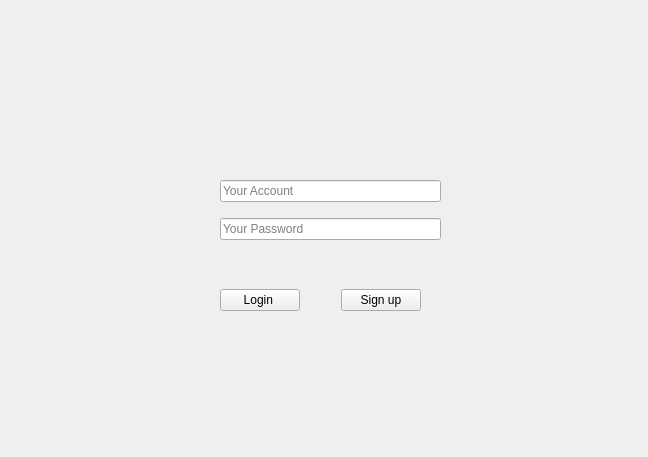
<?xml version="1.0" encoding="UTF-8"?>
<ui version="4.0">
 <class>StartMenu</class>
 <widget class="QWidget" name="StartMenu">
  <property name="geometry">
   <rect>
    <x>0</x>
    <y>0</y>
    <width>648</width>
    <height>457</height>
   </rect>
  </property>
  <property name="sizePolicy">
   <sizepolicy hsizetype="Fixed" vsizetype="Fixed">
    <horstretch>0</horstretch>
    <verstretch>0</verstretch>
   </sizepolicy>
  </property>
  <property name="baseSize">
   <size>
    <width>648</width>
    <height>457</height>
   </size>
  </property>
  <property name="windowTitle">
   <string>Form</string>
  </property>
  <widget class="QWidget" name="startMenu" native="true">
   <property name="geometry">
    <rect>
     <x>170</x>
     <y>160</y>
     <width>471</width>
     <height>171</height>
    </rect>
   </property>
   <widget class="QWidget" name="gridLayoutWidget">
    <property name="geometry">
     <rect>
      <x>10</x>
      <y>10</y>
      <width>271</width>
      <height>81</height>
     </rect>
    </property>
    <layout class="QGridLayout" name="gridLayout">
     <item row="0" column="0">
      <spacer name="horizontalSpacer">
       <property name="orientation">
        <enum>Qt::Horizontal</enum>
       </property>
       <property name="sizeType">
        <enum>QSizePolicy::Fixed</enum>
       </property>
       <property name="sizeHint" stdset="0">
        <size>
         <width>40</width>
         <height>20</height>
        </size>
       </property>
      </spacer>
     </item>
     <item row="0" column="3">
      <spacer name="horizontalSpacer_2">
       <property name="orientation">
        <enum>Qt::Horizontal</enum>
       </property>
       <property name="sizeType">
        <enum>QSizePolicy::Fixed</enum>
       </property>
       <property name="sizeHint" stdset="0">
        <size>
         <width>10</width>
         <height>10</height>
        </size>
       </property>
      </spacer>
     </item>
     <item row="0" column="1" colspan="2">
      <widget class="QLineEdit" name="loginName">
       <property name="locale">
        <locale language="English" country="UnitedStates"/>
       </property>
       <property name="text">
        <string notr="true"/>
       </property>
       <property name="placeholderText">
        <string>Your Account</string>
       </property>
      </widget>
     </item>
     <item row="1" column="1" colspan="2">
      <widget class="QLineEdit" name="loginPassword">
       <property name="inputMask">
        <string comment="*"/>
       </property>
       <property name="text">
        <string/>
       </property>
       <property name="placeholderText">
        <string>Your Password</string>
       </property>
      </widget>
     </item>
    </layout>
   </widget>
   <widget class="QWidget" name="horizontalLayoutWidget">
    <property name="geometry">
     <rect>
      <x>50</x>
      <y>120</y>
      <width>201</width>
      <height>41</height>
     </rect>
    </property>
    <layout class="QHBoxLayout" name="horizontalLayout">
     <item>
      <widget class="QPushButton" name="loginButton">
       <property name="text">
        <string>Login </string>
       </property>
      </widget>
     </item>
     <item>
      <spacer name="horizontalSpacer_3">
       <property name="orientation">
        <enum>Qt::Horizontal</enum>
       </property>
       <property name="sizeHint" stdset="0">
        <size>
         <width>40</width>
         <height>20</height>
        </size>
       </property>
      </spacer>
     </item>
     <item>
      <widget class="QPushButton" name="signupButton">
       <property name="text">
        <string>Sign up</string>
       </property>
      </widget>
     </item>
    </layout>
   </widget>
   <widget class="QLabel" name="errorinfo">
    <property name="geometry">
     <rect>
      <x>50</x>
      <y>82</y>
      <width>361</width>
      <height>31</height>
     </rect>
    </property>
    <property name="styleSheet">
     <string notr="true">color: rgb(204, 0, 0);</string>
    </property>
    <property name="text">
     <string/>
    </property>
    <property name="textFormat">
     <enum>Qt::PlainText</enum>
    </property>
   </widget>
  </widget>
 </widget>
 <resources/>
 <connections/>
</ui>
